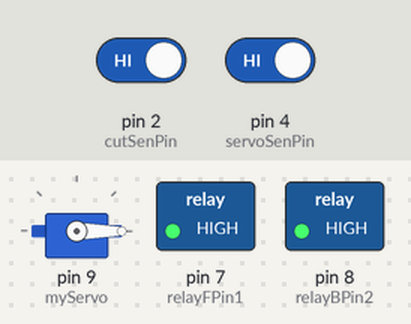
Simulated run of this sketch. Board: Arduino Uno, built with avr-gcc and run on an emulated ATmega328P. Shown: servo, switched loads named in the sketch (green lamp = pin HIGH). Inputs (shaded band) come from the test bench; at power-on: pin 4 (servoSenPin) HIGH, pin 2 (cutSenPin) HIGH.

Above: at 7.7 s.
7.8 s: pin 4 (servoSenPin) driven LOW
At 8.57 s:
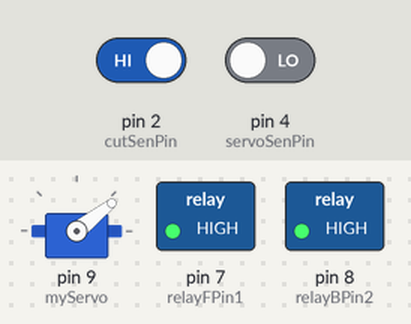
10.8 s: pin 2 (cutSenPin) driven LOW
At 10.98 s:
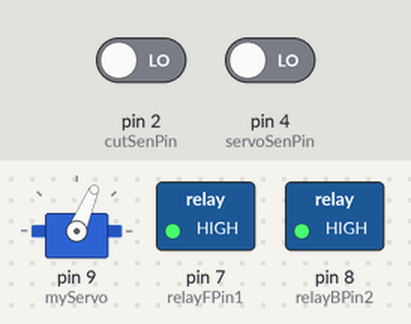
12.9 s: pin 4 (servoSenPin) driven HIGH
At 13.3 s:
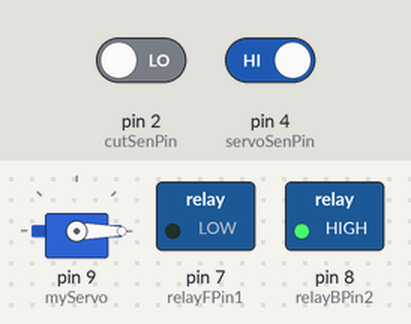
Timing chart, 0 to 39.7 s (numbered marks = the images above; inputs shaded):
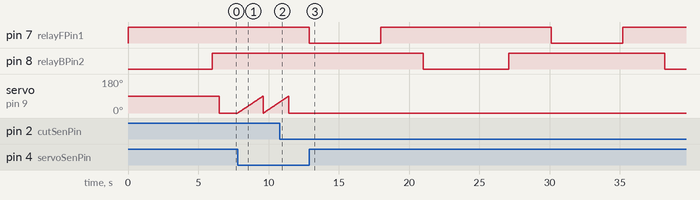

Measured:
- after the input at 10.8 s, servo on pin 9 (myServo): goes on until 11.5 s, then stays 0°
- after the input at 12.9 s, pin 7 (relayFPin1): alternates HIGH for 12.1 s and LOW for 5.1 s, starting at once; pin 8 (relayBPin2): HIGH → LOW after 8.1 s, → HIGH 6.1 s later, → LOW 11.1 s later

The sketch:

ARDUINO_CODING_FOR_SYSTEM_MODEL.ino
```cpp
/*This is the code for the automated operation of the cutting process and hand sanitizing as sensory information is received from the sensors.
 * The code will also be able to implement auto-shutdown of cutting process after five minutes of inactivity.
 * This is to conserve the battery power.
 * The system will have to reset or be refreshed again before it resumes normal operation after auto-shutdown.
 * The sketch was compiled after loops and several hours of brainstorming by the project team, in August, 2021.
 * It moderately achieves the aim. NOTE that in this coding, the cutting process and the sanitizing process is not allowed to operate simultaneously!
 * It is open to modification. The name of the sketch is "ARDUINO_CODING_FOR_SYSTEM_MODEL".
 * Read the comments to understand each line.
 * There are a total of 129 lines in this sketch (spaces inclusive, for clearity and easy unnderstanding of code).
*/

#include <Servo.h>                      //Import the Servo Library to enable easy use of the Servo Motor, MG996R.

Servo myServo;
int pos = 0;

const int cutSenPin = 2;                // Sensor for detecting the placement of object on the dicer is connected to D2.

const int servoSenPin = 4;              // Servomotor sensor for auto-hand sanitizing is connected to D4.

const int relayFPin1 = 7;               // Relay pin for triggering forward movement of linear actuator to D7.

const int relayBPin2 = 8;               // Relay pin for triggering backward or retract movement of linear actuator to D8.

const int relayPowerPin = 12;           // Relay pin for triggering ON and OFF the cutting process.

unsigned long processInactiveInterval = 3*60000;      /*To set the maximum interval of inactivity after which the microcontroller will trip OFF
                                                        the cutting process to save primary power supply (12V BATTERY).
                                                        This corresponds to 5 minutes. Every start of a new cutting phase resets this countdown time.
                                                        Also, the end of every cutting process restarts the countdown*/

unsigned long previousNewStart = 0;               /*This variable will hold the current time a proccess starts. At the reset or switching ON of the
                                                    microcontroller, it is set to 0. As the process goes on in time, previousNewStart is frequently updated.*/

unsigned long currentMillis = millis();           //This variable holds the instanteneous present time in milli seconds.

void setup() {

myServo.attach(9);                    // Servo motor control pin being attached to digital (PWM) pin D9.

pinMode(cutSenPin, INPUT);            // Declaring the sensor for detecting object to be cut as a source of input information.

pinMode(servoSenPin, INPUT);          // Declaring the sensor for detecting hand to be sanitized as a source of input information.

pinMode(relayFPin1, OUTPUT);          /* Declaring the relay that controls the forward movement of the Linear
                                         actuator as an object to receive info from microcontroller.*/

pinMode(relayBPin2, OUTPUT);          /* Declaring the relay that controls the retract movement of the Linear
                                         actuator as an object to receive infomation from microcontroller.*/

digitalWrite(relayFPin1, HIGH);       // Setting the LOW triggered relay for forward motion initially OFF.

digitalWrite(relayBPin2, HIGH);       // Setting the LOW triggered relay for retract motion initially in OFF state.


digitalWrite(relayPowerPin, LOW);     //This is to trigger ON the cutting system once the microcontroller comes ON, or on RESET.

 digitalWrite(relayBPin2, LOW);
 delay(6000);
 digitalWrite(relayBPin2, HIGH);
 delay(500);
                                        /*This will ensure that the Linear Actuator's position is always initially
                                        reset to "full retract" irrespective of the Linear Actuator's position at the instant the
                                        microcontroller is switched ON or reset.*/

 myServo.write(0);                    //This line resets the position of the servo motor.

}

void loop() {

  bool processStart = false;          //To check if the cutting process has started.
  bool  systemInUse = false;          /*To check if the system is in use. This is critical in determining whether
                                        the system stays operational within every five minutes, else it will be tripped OFF
                                        if nothing happens for an interval of five minutes. i.e., if systemInUse remains purely false for 5 minutes.*/

if(digitalRead(cutSenPin) == LOW || digitalRead(servoSenPin)== LOW && (currentMillis - previousNewStart < processInactiveInterval)){
  systemInUse = true;               //This is to flip the value of systemInUse from 'false' to 'true' every  time the sensor detects presence.

     while(systemInUse){                                                              //Enter the while loop of processes each time systemInUse is true.

        if (digitalRead(cutSenPin) == LOW && digitalRead(servoSenPin)== HIGH ){       /*This condition ensures that cutting process and hand sanitizing process
                                                                                      will not occur simultanously. Precedence here is given to the cutting process*/
              processStart = true;
              while(processStart){

                previousNewStart = currentMillis;                                     //Update the countdowntime at the begining of the process.

                digitalWrite(relayFPin1, LOW);                                        //Trigger linear actuator in forward direction and wait for 3 seconds.
                delay(5100);                                                          //In 5.1 seconds, the distance covered with speed 25mm/s is roughly 130mm.
                digitalWrite(relayFPin1, HIGH);                                       //Stop the linear autuator from advancing forward than needed.
                delay(3000);
                digitalWrite(relayBPin2, LOW);                                        //Do the same thing as above, but in the opposite direction.
                delay(6100);
                digitalWrite(relayBPin2, HIGH);
                delay(3000);

                processStart = !processStart;                                         // Set processStart to 'false' to exit the while loop.
              }

         previousNewStart = currentMillis;                         // Update the previousNewStart variable to begin a new countdwn at the end of each cutting cycle.
         systemInUse=false;                                        // Set systemInUse to 'false' to  exit the  while loop and wait!

      }else if(digitalRead(servoSenPin) == LOW && digitalRead(cutSenPin) == HIGH){        //Like the previous condition, this one prefers hand sanitizing over cutting.

      systemInUse = true;

            while(systemInUse){
              previousNewStart = currentMillis;

              for (pos = 0; pos <= 90; pos++) { // goes from 0 degrees to 90 degrees in steps of 1 degree
              myServo.write(pos);              // tell servo to go to position in variable 'pos'
              delay(20);                      // waits ms for the servo to reach the position
              }

               myServo.write(0);                    // Reset the Position of the servo
               previousNewStart = currentMillis;
               systemInUse = false;                 /*At this point, the last thing that the system remembers is that System isn't in use
                                                      so it exits this while loop and the main while loop*/
            }
           }

     }


 } else if(digitalRead(cutSenPin) == HIGH && digitalRead(servoSenPin)== HIGH){             //This will execute if the sensor states are not interrupted in 5 minutes.
  systemInUse = false;
  if(systemInUse == false && currentMillis - previousNewStart >= processInactiveInterval){
  digitalWrite(relayPowerPin, HIGH);
  previousNewStart = currentMillis;                                                        //As usual, update the countdown. (This part may not be necessary).
  }
 }
}
```
